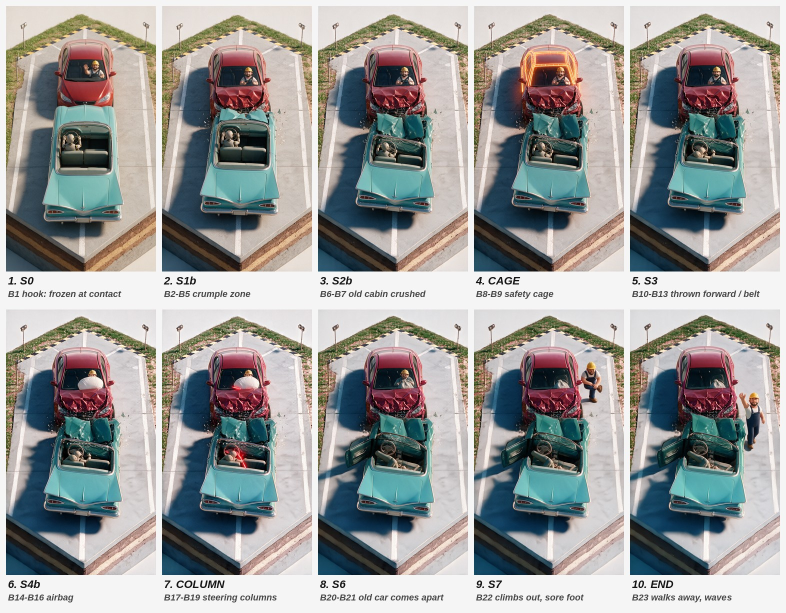
#> input picture pipeline/07-ladder.jpg, 1572 x 1226 px (shown at 1/2 size)
$ python -i 17-thumbnail.py   (imports and definitions only)
#> lines starting #> are read from the running program, lines starting #| are printed output that depends on the picture
#> further down, picture is the input picture: PIL image 1572x1226 RGB; mean R, G, B 154, 155.1, 153.6
# Covers for video 17 (B12, "How to Keep a T-Rex in Your Back Yard"), built from frames of the video's clean master (no
# generation credits; 16-thumbnail.py's helpers). Runs from the work dir:  python3 17-thumbnail.py [A B C]
# Inputs: frames/step.png (FC1: he steps over the picket fence), frames/ring.png (the hook: the T-rex in his picket ring),
# frames/finished.png (the finished yard), frames/nose.png (the close: nose to nose through the glass), fonts/HBXCaption.ttf.
# Words and subject inside TikTok's 3:4 grid crop (y 240-1680).
#   A  the naive step failing (he steps over the pickets) with the format's hook: "GUESS / THE BILL" and the pill "$???,???"
#   B  before and after with the bill: the picket ring ("$148") above, the finished yard ("$???,???") below
#   C  plain frame with no text: the dog and the T-rex nose to nose through the glass
import os, sys, math
from PIL import Image, ImageDraw, ImageFont, ImageFilter, ImageEnhance
W, H = 1080, 1920
YEL, BLK, WHT = (255, 208, 28), (10, 10, 12), (255, 255, 255)
FONT = os.environ.get('HBX_FONT', 'fonts/HBXCaption.ttf')   # Montserrat ExtraBold
UI = os.environ.get('HBX_UI_FONT', '/usr/share/fonts/truetype/dejavu/DejaVuSans-Bold.ttf')
GRID = (240, 1680)   # TikTok 3:4 centre crop of a 1080x1920 frame

# [5 lines left out: function place, not called in this run]
def grade(im, c=1.10, s=1.15):
#> called with c = 1.1, s = 1.15
    im = ImageEnhance.Contrast(im).enhance(c); im = ImageEnhance.Color(im).enhance(s)
    return im.filter(ImageFilter.UnsharpMask(radius=2.2, percent=70, threshold=2))
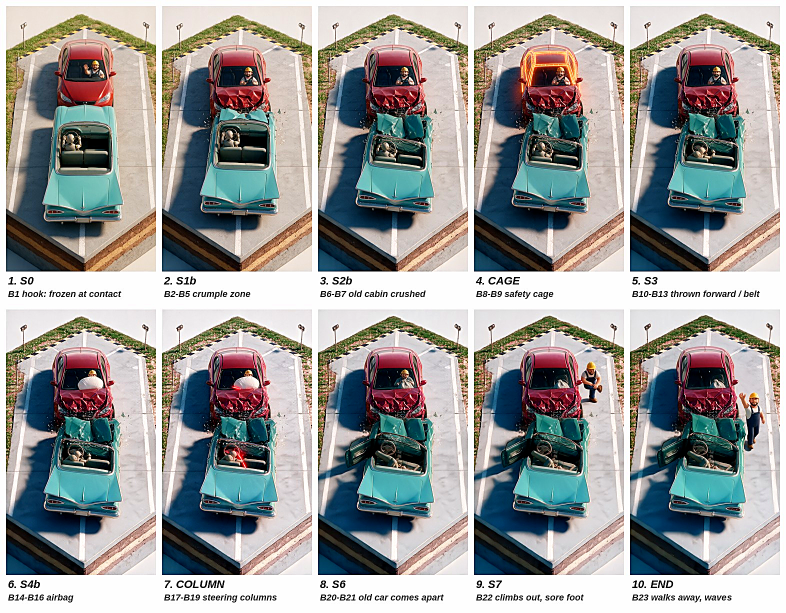
#> returned value: PIL image 1572x1226 RGB (shown at 1/2 size); mean R, G, B 153, 154, 152.4
# [5 lines left out: function vignette, not called in this run]
def shadowed(canvas, draw_fn, blur=12, dy=12, alpha=180):
    sh = Image.new('RGBA', canvas.size, (0, 0, 0, 0)); draw_fn(ImageDraw.Draw(sh), (0, 0, 0, alpha), dy)
    canvas.alpha_composite(sh.filter(ImageFilter.GaussianBlur(blur))); draw_fn(ImageDraw.Draw(canvas), None, 0)
# [28 lines left out: functions word, words, arrow, not called in this run]
def bez(p0, p1, p2, n=28):   # quadratic Bezier points, for curved arrows
    return [((1 - t) ** 2 * p0[0] + 2 * (1 - t) * t * p1[0] + t * t * p2[0], (1 - t) ** 2 * p0[1] + 2 * (1 - t) * t * p1[1] + t * t * p2[1])
            for t in [i / n for i in range(n + 1)]]
def backdrop(cv, box, alpha=120, blur=45):   # soft dark patch behind a headline on a busy background
    m = Image.new('L', cv.size, 0); ImageDraw.Draw(m).rounded_rectangle(box, radius=60, fill=alpha)
    m = m.filter(ImageFilter.GaussianBlur(blur)); cv.paste(Image.composite(Image.new('RGBA', cv.size, (0, 0, 0, 255)), cv, m), (0, 0))
# [33 lines left out: functions neutralise, pill, concept_A, concept_B, not called in this run]
def concept_C():   # plain frame, no text: nose to nose through the glass
    cv = grade(place('frames/nose.png', W, H, fx=0.50, fy=0.50, ty=0.50, zoom=1.0), c=1.05, s=1.06)
    return vignette(cv, 0.12).convert('RGBA')
CONCEPTS = {'A': concept_A, 'B': concept_B, 'C': concept_C}

# [8 lines not run here, left out]

>>> from PIL import Image
>>> picture = Image.open('07-ladder.jpg')
>>> result = grade(picture)

$ run again, on pipeline/09-ladder.jpg
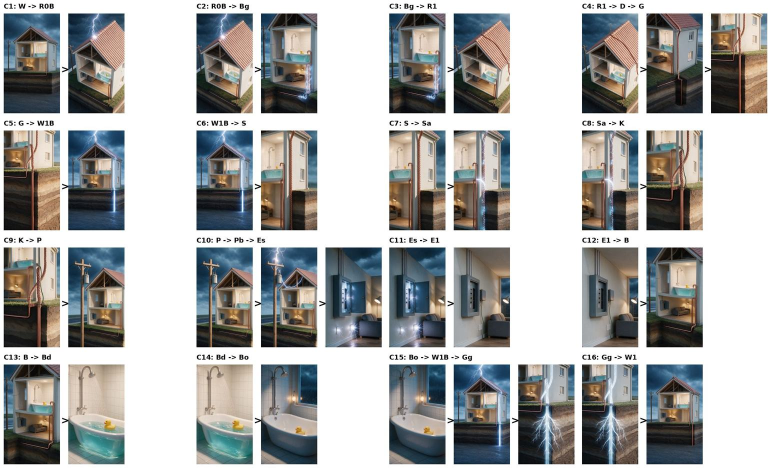
#> input picture pipeline/09-ladder.jpg, 1542 x 936 px (shown at 1/2 size)
#> picture is the input picture: PIL image 1542x936 RGB; mean R, G, B 170.6, 171.3, 170.3
#> in grade, `return im.filter(ImageFilter.UnsharpMask(radius=2.2, percent=70, thres..`:
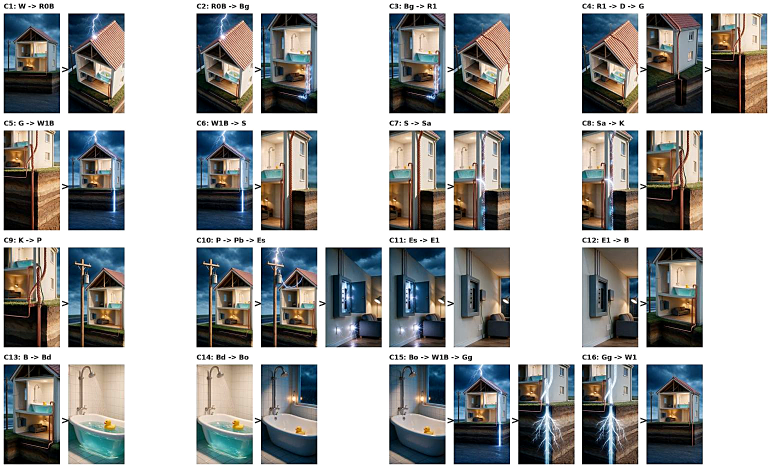
#> returned value: PIL image 1542x936 RGB (shown at 1/2 size); mean R, G, B 165.9, 166.6, 165.4

$ run again, on pipeline/09-flightmap.jpg
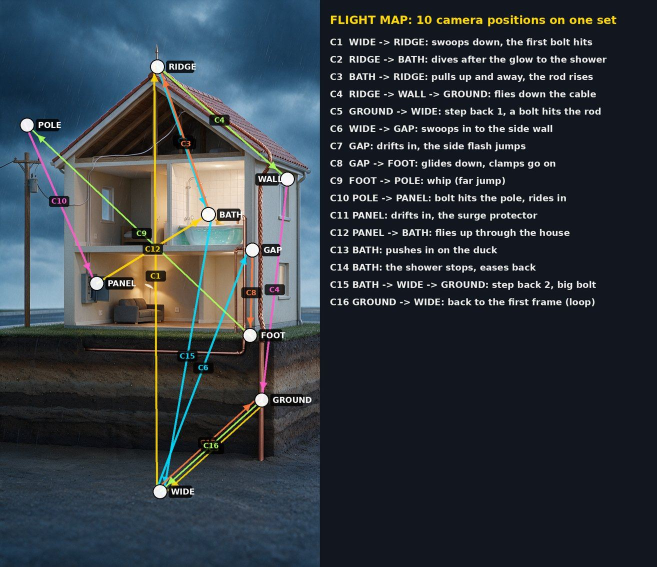
#> input picture pipeline/09-flightmap.jpg, 1313 x 1133 px (shown at 1/2 size)
#> picture is the input picture: PIL image 1313x1133 RGB; mean R, G, B 50.7, 58.2, 65.2
#> in grade, `return im.filter(ImageFilter.UnsharpMask(radius=2.2, percent=70, thres..`:
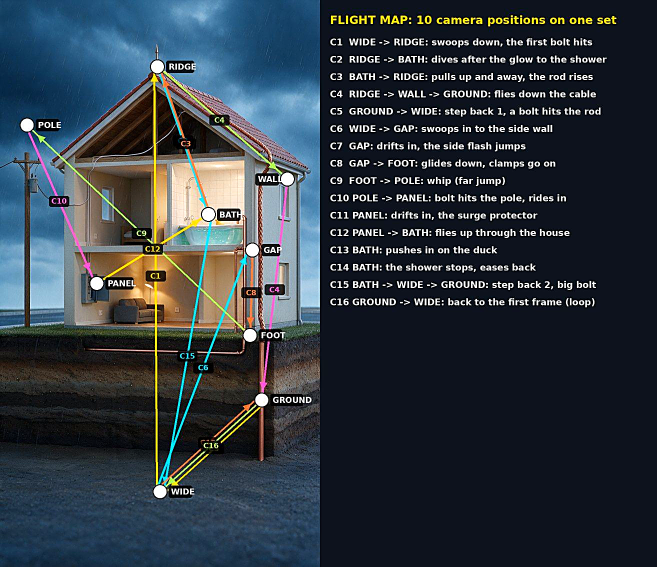
#> returned value: PIL image 1313x1133 RGB (shown at 1/2 size); mean R, G, B 47.9, 57.3, 66
